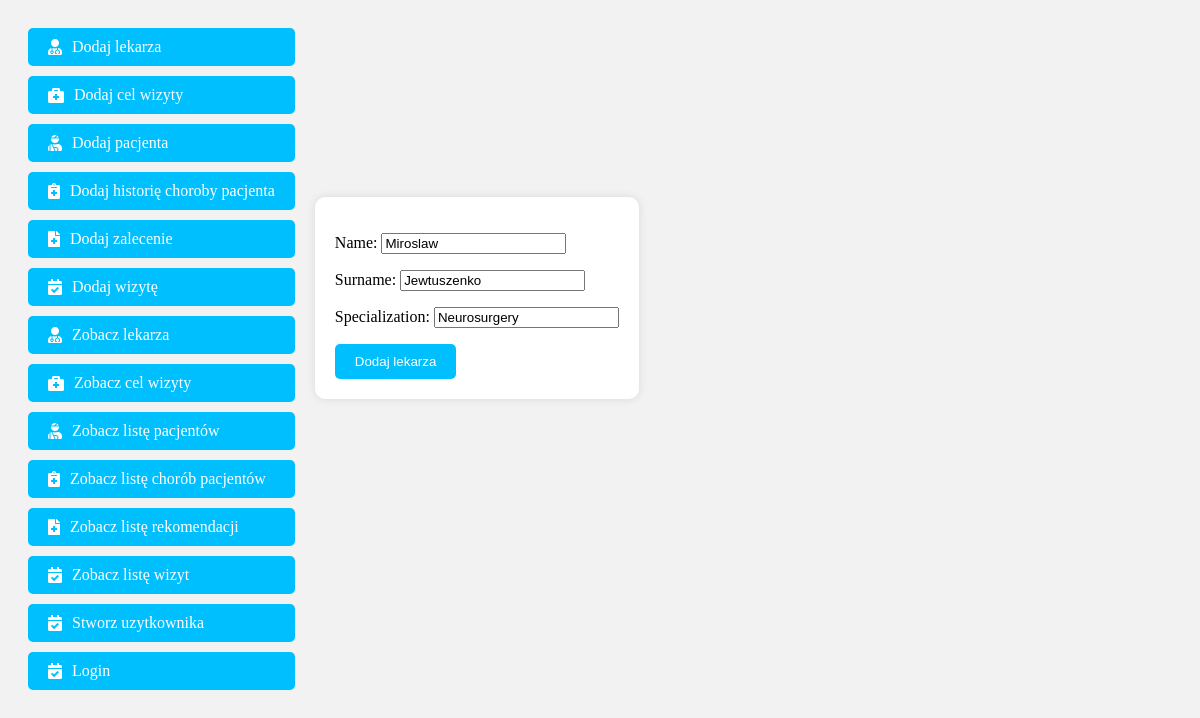
Before: /show_doctors/2/ with the older database file.
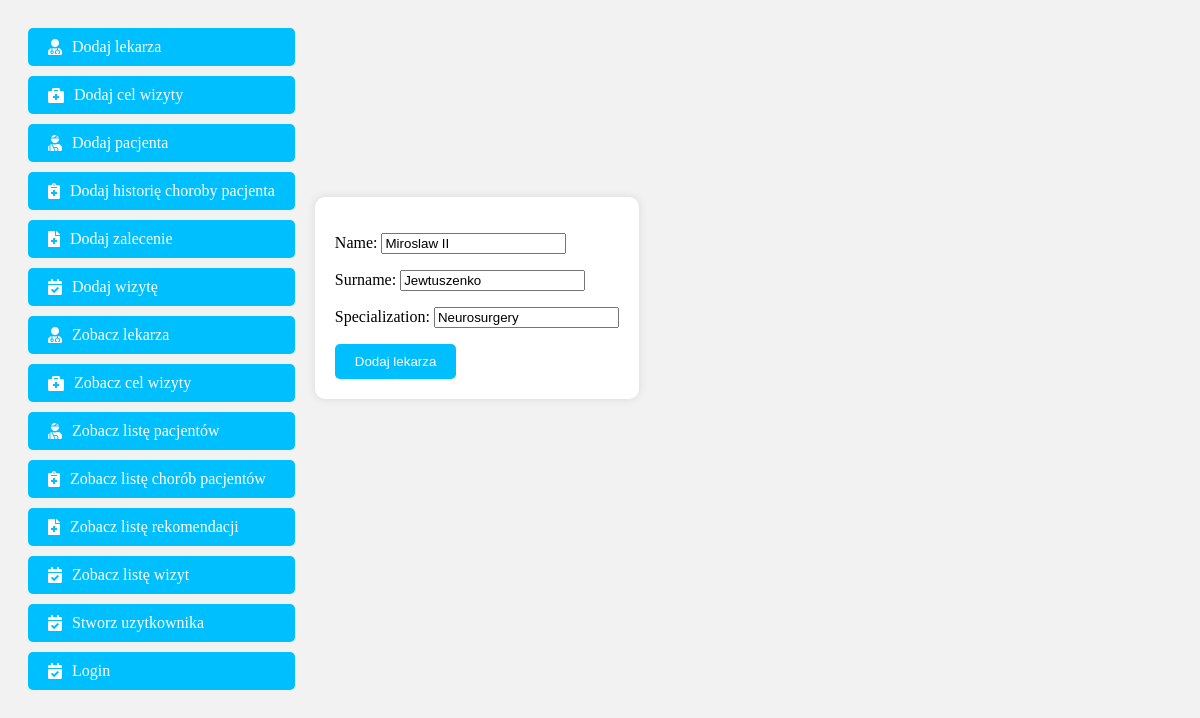
After: the same page with the newer database file.
### registration/models.py (models this page shows, shortened)
class Doctor(models.Model):
    name = models.CharField(max_length=64)
    surname = models.CharField(max_length=64)
    specialization = models.CharField(max_length=255)

### registration/views.py (the view, shortened to what this page needs)
# urls.py: path('show_doctors/<int:id>/', views.LetEditDoctor.as_view(), name='edit_doctor'),
class LetEditDoctor(View):
    def get(self, request, id):
        doctor = Doctor.objects.get(pk=id)
        form = AddDoctorForm(instance=doctor)
        return render(request, 'add_doctor.html', {'form': form})

### registration/forms.py
class AddDoctorForm(forms.ModelForm):
    class Meta:
        model = Doctor
        fields = '__all__'

### templates/add_doctor.html (shortened to what this page needs)
{% extends 'index.html' %}
{% block content %}
<div class="form-container">
    <form method="post" class="nice-form">
        {{ form.as_p }}
        <button type="submit" class="nice-button">Dodaj lekarza</button>
    </form>
</div>
{% endblock %}

Changed rows visible on the page:
changed Doctor "Jewtuszenko": name "Miroslaw" → "Miroslaw II"
